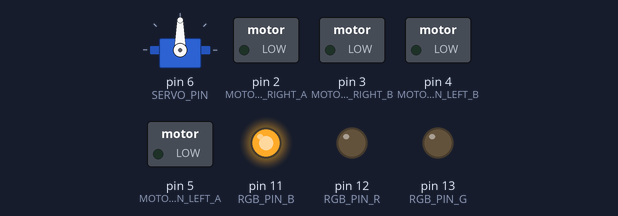
This sketch was run on a simulated Arduino Uno, built with avr-gcc and run on an emulated ATmega328P. On the bench: servo, switched loads named in the sketch (green lamp = pin HIGH), output pins drawn as LEDs (lit = HIGH). What the sketch prints to the serial monitor is not drawn.

Above: at 2.5 s.
At 3.5 s:
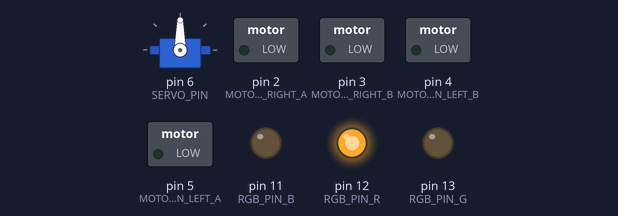
At 7.5 s:
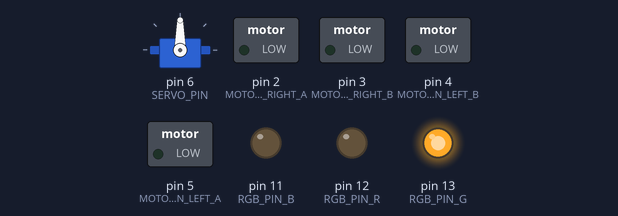
Timing chart, 0 to 8.9 s (numbered marks = the images above):
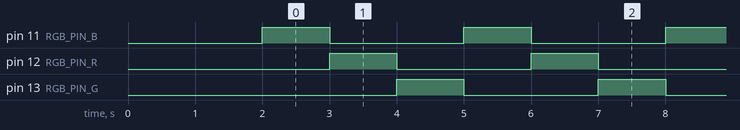

The sketch:

electric-test.ino
```cpp
/**
 * @file main.cpp
 * @brief Hauptsteuerungsprogramm für das Arduino-Projekt mit Motoren, RGB-LED
 * und Ultraschallsensor.
 *
 * Dieses Programm testet die Motorsteuerung,
 * RGB-LED-Ansteuerung und Distanzmessung mit einem Ultraschallsensor.
 * Es ist für den Einsatz auf einem Arduino UNO Board ausgelegt.
 *
 * @version 1.0
 * @date 2024-02-16
 */

#include <Arduino.h>
#include <Servo.h>
#if defined(ARDUINO_AVR_UNO)
#include <SoftPWM.h>
#endif

// Definition der Pin-Nummern für die verschiedenen Komponenten
#define MOTOR_PIN_LEFT_A 5
#define MOTOR_PIN_LEFT_B 4
#define MOTOR_PIN_RIGHT_A 2
#define MOTOR_PIN_RIGHT_B 3
#define RGB_PIN_R 12
#define RGB_PIN_G 13
#define RGB_PIN_B 11
#define ULTRASONIC_PIN_TRIG 10
#define ULTRASONIC_PIN_ECHO 10

// Konstanten für die Ultraschallsensorik
#define MAX_DISTANCE 300  // Maximale Distanz (in cm)
#define ULTRASONIC_READ_TIMEOUT \
  18000  // Timeout für Lesevorgänge (in Mikrosekunden)

Servo servo;                // Servo-Objekt
#define SERVO_PIN 6         // Servo Pin-Nummer
#define SERVO_REVERSE true  // Servo Umkehr-Flag

/**
 * @brief Initialisiert die Hardware und grundlegende Konfigurationen.
 */
void setup() {
  Serial.begin(115200);
  Serial.println("Electric Test Begin...");
  delay(1000);

  Serial.println("Start Camera...");
  Serial.println("SET+START");
  delay(1000);

  // Initialisierung der Motor-Pins
  pinMode(MOTOR_PIN_LEFT_A, OUTPUT);
  pinMode(MOTOR_PIN_LEFT_B, OUTPUT);
  pinMode(MOTOR_PIN_RIGHT_A, OUTPUT);
  pinMode(MOTOR_PIN_RIGHT_B, OUTPUT);
  digitalWrite(MOTOR_PIN_LEFT_A, LOW);
  digitalWrite(MOTOR_PIN_LEFT_B, LOW);
  digitalWrite(MOTOR_PIN_RIGHT_A, LOW);
  digitalWrite(MOTOR_PIN_RIGHT_B, LOW);

  // Initialisierung der RGB LED-Pins
  pinMode(RGB_PIN_R, OUTPUT);
  pinMode(RGB_PIN_G, OUTPUT);
  pinMode(RGB_PIN_B, OUTPUT);

  // Initialisierung des Servos
  servo.attach(SERVO_PIN);
  servo.write(90);

#if defined(ARDUINO_AVR_UNO)
  SoftPWMBegin();  // Initialisierung von SoftPWM
#endif
}

/**
 * @brief Testet die Motorsteuerung für Vorwärts- und Rückwärtsbewegungen.
 */
void motor_test() {
  if (millis() / 1000 % 2 < 1) {
    Serial.println("FORWARD");
    digitalWrite(MOTOR_PIN_LEFT_A, HIGH);
    digitalWrite(MOTOR_PIN_LEFT_B, LOW);
    digitalWrite(MOTOR_PIN_RIGHT_A, HIGH);
    digitalWrite(MOTOR_PIN_RIGHT_B, LOW);
  } else {
    Serial.println("BACKWARD");
    digitalWrite(MOTOR_PIN_LEFT_A, LOW);
    digitalWrite(MOTOR_PIN_LEFT_B, HIGH);
    digitalWrite(MOTOR_PIN_RIGHT_A, LOW);
    digitalWrite(MOTOR_PIN_RIGHT_B, HIGH);
  }
}

/**
 * @brief Wechselt die Farbe der RGB-LED basierend auf der aktuellen Zeit.
 */
void rgb_test() {
  if (millis() / 1000 % 3 < 1) {
    Serial.println("RED");
    digitalWrite(RGB_PIN_R, HIGH);
    digitalWrite(RGB_PIN_G, LOW);
    digitalWrite(RGB_PIN_B, LOW);
  } else if (millis() / 1000 % 3 < 2) {
    Serial.println("GREEN");
    digitalWrite(RGB_PIN_R, LOW);
    digitalWrite(RGB_PIN_G, HIGH);
    digitalWrite(RGB_PIN_B, LOW);
  } else {
    Serial.println("BLUE");
    digitalWrite(RGB_PIN_R, LOW);
    digitalWrite(RGB_PIN_G, LOW);
    digitalWrite(RGB_PIN_B, HIGH);
  }
}

/**
 * @brief Testet den Ultraschallsensor durch Messen der Entfernung zu einem
 * Objekt.
 *
 * Diese Funktion sendet einen Ultraschallimpuls aus und misst, wie lange es
 * dauert, bis das Echo zurückkehrt. Daraus berechnet sie die Entfernung zum
 * nächsten Objekt. Die Messung wird nur durchgeführt, wenn eine gerade Sekunde
 * erreicht ist, um die Messfrequenz zu begrenzen.
 */
void ultasonic_test() {
  if (millis() / 1000 % 2 < 1)
    return;  // Führt die Messung nur jede zweite Sekunde durch

  pinMode(ULTRASONIC_PIN_TRIG, OUTPUT);
  digitalWrite(ULTRASONIC_PIN_TRIG, LOW);
  delayMicroseconds(2);
  digitalWrite(ULTRASONIC_PIN_TRIG,
               HIGH);  // Sendet einen 10 Mikrosekunden langen Impuls
  delayMicroseconds(10);
  digitalWrite(ULTRASONIC_PIN_TRIG, LOW);
  pinMode(ULTRASONIC_PIN_ECHO, INPUT);

  noInterrupts();  // Deaktiviert Unterbrechungen, um die Messung nicht zu
                   // beeinflussen

  // Misst die Dauer des Echosignals
  float duration = pulseIn(ULTRASONIC_PIN_ECHO, HIGH, ULTRASONIC_READ_TIMEOUT);

  // Berechnet die Distanz basierend auf der Dauer des Echos
  float distance = duration * 0.017;  // Umrechnung der Zeit in Distanz

  interrupts();  // Reaktiviert Unterbrechungen

  // Überprüft, ob die gemessene Distanz größer als die maximale Distanz ist
  if (distance > MAX_DISTANCE || distance == 0) {
    Serial.println("Ultrasonic read: error");
  } else {
    Serial.print("Ultrasonic read: ");
    Serial.println(distance,
                   2);  // Gibt die Distanz mit zwei Nachkommastellen aus
  }

  delay(200);  // Kurze Pause, um nicht zu häufig zu messen
}

void loop() {
  // Funktionsaufrufe auskommentieren, wenn benötigt
  //motor_test();
  rgb_test();
  // ultasonic_test(); // Führt den Ultraschalltest durch
}
```

Measured:
- by itself, pin 11 (RGB_PIN_B), pin 12 (RGB_PIN_R), pin 13 (RGB_PIN_G): alternates HIGH for 1.0 s and LOW for 2.0 s
